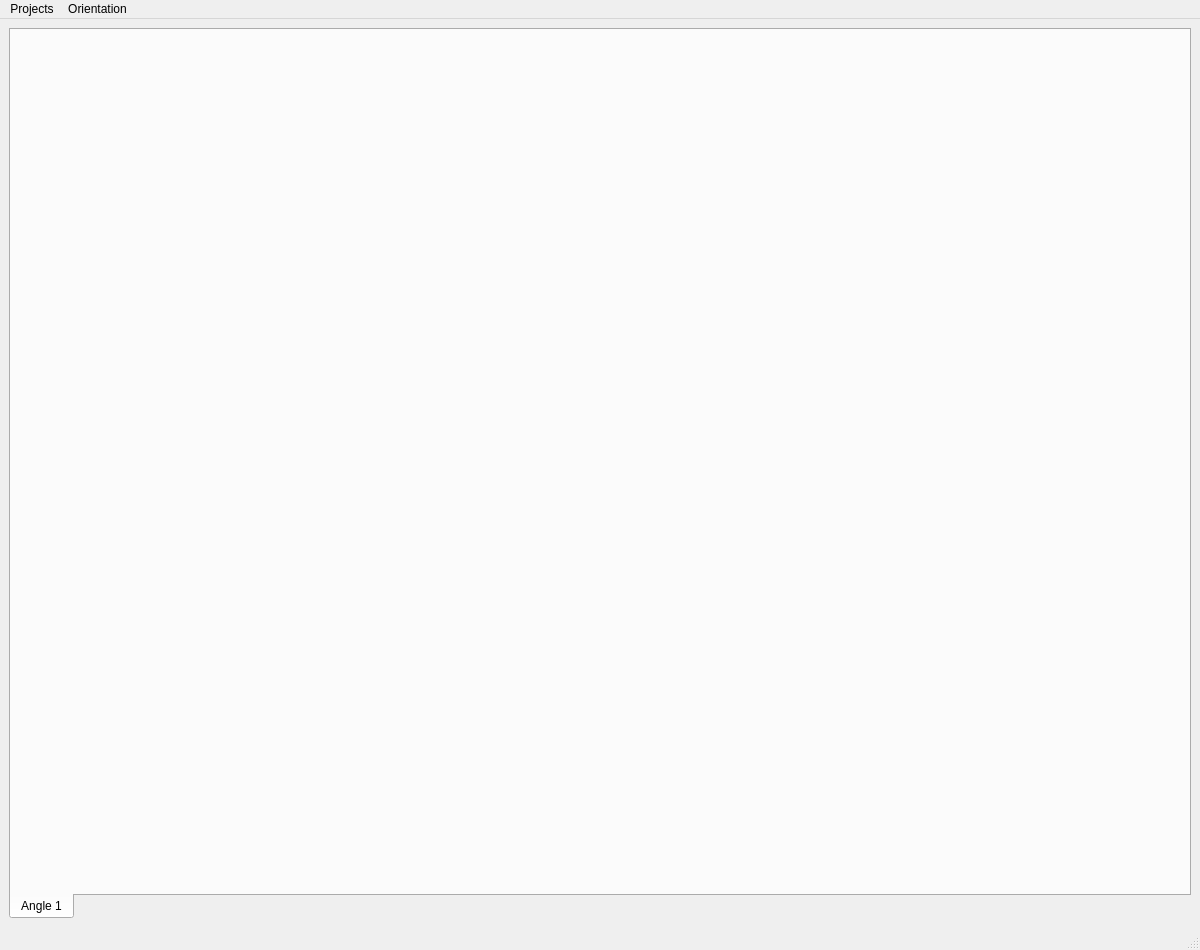
<?xml version="1.0" encoding="UTF-8"?>
<ui version="4.0">
 <class>MainWindow</class>
 <widget class="QMainWindow" name="MainWindow">
  <property name="geometry">
   <rect>
    <x>0</x>
    <y>0</y>
    <width>1200</width>
    <height>950</height>
   </rect>
  </property>
  <property name="minimumSize">
   <size>
    <width>1200</width>
    <height>950</height>
   </size>
  </property>
  <property name="windowTitle">
   <string>Visu2 | 0.0.0-alpha</string>
  </property>
  <widget class="QWidget" name="centralwidget">
   <layout class="QHBoxLayout" name="horizontalLayout">
    <item>
     <widget class="QTabWidget" name="tab_mainframe">
      <property name="tabPosition">
       <enum>QTabWidget::South</enum>
      </property>
      <property name="currentIndex">
       <number>0</number>
      </property>
      <widget class="QWidget" name="tab_add_tab">
       <attribute name="title">
        <string>Angle 1</string>
       </attribute>
      </widget>
     </widget>
    </item>
   </layout>
  </widget>
  <widget class="QMenuBar" name="menubar">
   <property name="geometry">
    <rect>
     <x>0</x>
     <y>0</y>
     <width>1200</width>
     <height>23</height>
    </rect>
   </property>
   <widget class="QMenu" name="menuProjects">
    <property name="title">
     <string>Projects</string>
    </property>
    <addaction name="action_reset_dataset"/>
    <addaction name="action_load_dataset"/>
    <addaction name="action_save_dataset"/>
   </widget>
   <widget class="QMenu" name="menuOrientation">
    <property name="title">
     <string>Orientation</string>
    </property>
    <addaction name="action_select_modelfile"/>
    <addaction name="action_fusemap"/>
   </widget>
   <addaction name="menuProjects"/>
   <addaction name="menuOrientation"/>
  </widget>
  <widget class="QStatusBar" name="statusbar"/>
  <action name="action_reset_dataset">
   <property name="text">
    <string>Create &amp;New Dataset</string>
   </property>
  </action>
  <action name="action_load_dataset">
   <property name="text">
    <string>&amp;Load Existing Dataset</string>
   </property>
  </action>
  <action name="action_save_dataset">
   <property name="text">
    <string>&amp;Save Current Dataset</string>
   </property>
  </action>
  <action name="action_select_modelfile">
   <property name="text">
    <string>&amp;Select Model File</string>
   </property>
  </action>
  <action name="action_fusemap">
   <property name="text">
    <string>Fuse Project into Orientation Map</string>
   </property>
  </action>
 </widget>
 <resources/>
 <connections/>
</ui>
